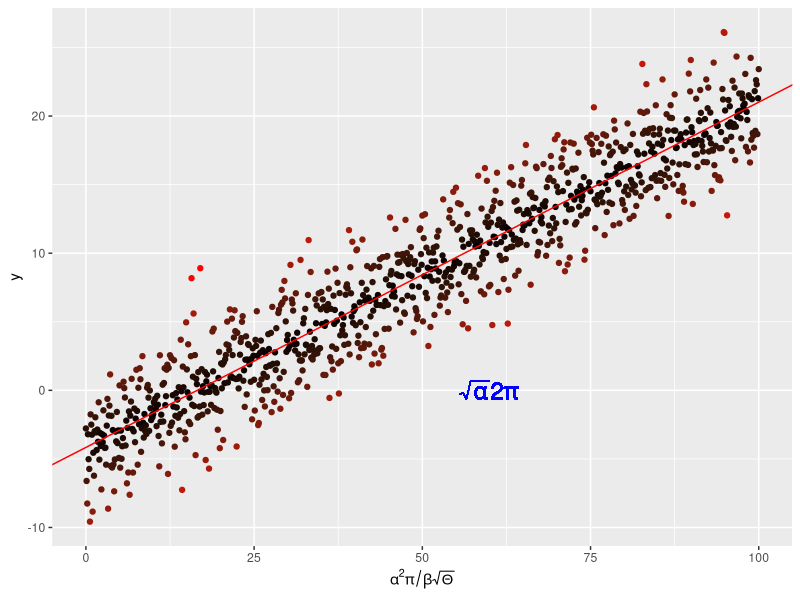

The R source for this figure:
# Author: Lizzie Bru eab21@imperial.ac.uk
# Script: plotLin.R
# Desc: script demonstrating how to annotate a linear regression plot
# Date: Oct 2021

library(ggplot2)

# this will show how to annotate mathematically on the axis as well as within the plot area:

x <- seq(0, 100, by = 0.1)
y <- -4. + 0.25 * x +
  rnorm(length(x), mean = 0., sd = 2.5)

# and put them in a dataframe
my_data <- data.frame(x = x, y = y)

# perform a linear regression
my_lm <- summary(lm(y ~ x, data = my_data))

# plot the data
p <-  ggplot(my_data, aes(x = x, y = y,
                          colour = abs(my_lm$residual))
) +
  geom_point() +
  scale_colour_gradient(low = "black", high = "red") +
  theme(legend.position = "none") +
  scale_x_continuous(
    expression(alpha^2 * pi / beta * sqrt(Theta)))

# add the regression line
p <- p + geom_abline(
  intercept = my_lm$coefficients[1][1],
  slope = my_lm$coefficients[2][1],
  colour = "red")
# throw some math on the plot
p <- p + geom_text(aes(x = 60, y = 0,
                       label = "sqrt(alpha) * 2* pi"), 
                   parse = TRUE, size = 6, 
                   colour = "blue")

p


# save resulting figure as pdf:

pdf("../results/MyLinReg.pdf")
